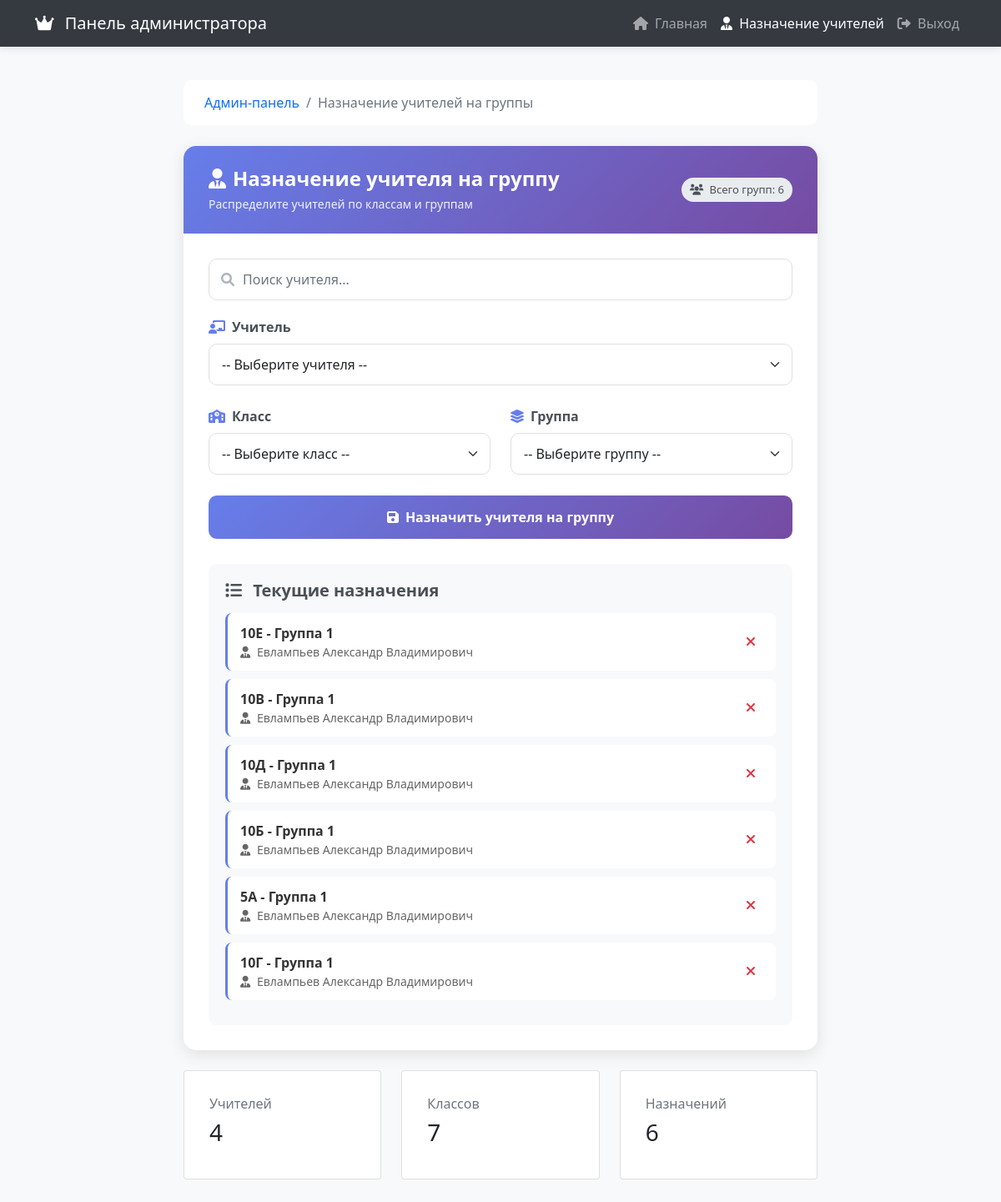
Screenshot of /users/admin/assign-teacher/ (signed in) with the database file from the repository.
### users_app/models.py (models this page shows, shortened)
class Group(models.Model):
    GROUP_NUMBERS = (
        (1, 'Группа 1'),
        (2, 'Группа 2'),
    )
    school_class = models.ForeignKey(SchoolClass, on_delete=models.CASCADE, related_name='groups')
    number = models.IntegerField('Номер группы', choices=GROUP_NUMBERS)
    teacher = models.ForeignKey(
        get_user_model(),
        on_delete=models.SET_NULL,
        null=True,
        blank=True,
        related_name='teacher_groups',
        limit_choices_to={'user_type': 'teacher'}
    )
    class Meta:
        verbose_name = 'Группа'
        verbose_name_plural = 'Группы'
        unique_together = ['school_class', 'number']

class SchoolClass(models.Model):
    number = models.IntegerField('Номер класса', validators=[MinValueValidator(1), MaxValueValidator(11)])
    letter = models.CharField('Буква класса', max_length=2)  # А, Б, В и т.д.
    class Meta:
        verbose_name = 'Класс'
        verbose_name_plural = 'Классы'
        unique_together = ['number', 'letter']

class User(AbstractUser):
    USER_TYPES = (
        ('teacher', 'Учитель'),
        ('student', 'Ученик'),
    )
    user_type = models.CharField(max_length=10, choices=USER_TYPES, default='student')
    middle_name = models.CharField('Отчество', max_length=50, blank=True)
    class Meta:
        verbose_name = 'Пользователь'
        verbose_name_plural = 'Пользователи'

### users_app/views.py (the view)
# urls.py: path('admin/assign-teacher/', views.assign_teacher, name='assign_teacher'),
@staff_member_required
def assign_teacher(request):
    if request.method == 'POST':
        form = AssignTeacherForm(request.POST)
        if form.is_valid():
            teacher = form.cleaned_data['teacher']
            school_class = form.cleaned_data['school_class']
            group_number = form.cleaned_data['group_number']
            group, created = Group.objects.get_or_create(
                school_class=school_class,
                number=group_number,
                defaults={'teacher': teacher}
            )
            if not created:
                old_teacher = group.teacher
                group.teacher = teacher
                group.save()
                messages.success(request,
                                 f'Учитель {teacher.last_name} {teacher.first_name} назначен на группу {school_class.number}{school_class.letter} - {group_number}')
            else:
                messages.success(request,
                                 f'Группа создана и назначена учителю {teacher.last_name} {teacher.first_name}')
            return redirect('assign_teacher')
    else:
        form = AssignTeacherForm()
    teachers = User.objects.filter(user_type='teacher').select_related('teacher_profile')
    classes = SchoolClass.objects.all().order_by('number', 'letter')
    assignments = Group.objects.filter(teacher__isnull=False).select_related('school_class', 'teacher')
    context = {
        'form': form,
        'teachers': teachers,
        'classes': classes,
        'assignments': assignments,
        'teachers_count': teachers.count(),
        'classes_count': classes.count(),
        'total_groups': Group.objects.count(),
    }
    return render(request, 'users_app/assign_teacher.html', context)

### users_app/forms.py
class AssignTeacherForm(forms.Form):
    teacher = forms.ModelChoiceField(
        queryset=User.objects.filter(user_type='teacher'),
        label='Учитель'
    )
    school_class = forms.ModelChoiceField(
        queryset=SchoolClass.objects.all(),
        label='Класс'
    )
    group_number = forms.ChoiceField(
        choices=[(1, 'Группа 1'), (2, 'Группа 2')],
        label='Группа'
    )

### templates/users_app/assign_teacher.html (shortened to what this page needs)
<!DOCTYPE html>
<html lang="ru">
<head>
    <link href="https://cdn.jsdelivr.net/npm/bootstrap@5.1.3/dist/css/bootstrap.min.css" rel="stylesheet">
    <link rel="stylesheet" href="https://cdnjs.cloudflare.com/ajax/libs/font-awesome/6.0.0/css/all.min.css">
</head>
<body>
<nav class="navbar navbar-expand-lg admin-navbar navbar-dark">
    <div class="container">
        <a class="navbar-brand" href="{% url 'admin:index' %}">
            <i class="fas fa-crown me-2"></i>
            Панель администратора
        </a>
        <div class="collapse navbar-collapse" id="navbarNav">
            <ul class="navbar-nav ms-auto">
                <li class="nav-item">
                    <a class="nav-link" href="{% url 'admin:index' %}">
                        <i class="fas fa-home me-1"></i> Главная
                    </a>
                </li>
                <li class="nav-item">
                    <a class="nav-link active" href="{% url 'assign_teacher' %}">
                        <i class="fas fa-user-tie me-1"></i> Назначение учителей
                    </a>
                </li>
                <li class="nav-item">
                    <a class="nav-link" href="{% url 'logout' %}">
                        <i class="fas fa-sign-out-alt me-1"></i> Выход
                    </a>
                </li>
            </ul>
        </div>
    </div>
</nav>
<div class="admin-container">
    <nav aria-label="breadcrumb">
        <ol class="breadcrumb">
            <li class="breadcrumb-item"><a href="{% url 'admin:index' %}" class="text-decoration-none">Админ-панель</a>
            </li>
            <li class="breadcrumb-item active" aria-current="page">Назначение учителей на группы</li>
        </ol>
    </nav>
    <div class="admin-card">
        <div class="card-header">
            <div class="d-flex justify-content-between align-items-center">
                <div>
                    <h2><i class="fas fa-user-tie me-2"></i>Назначение учителя на группу</h2>
                    <p>Распределите учителей по классам и группам</p>
                </div>
                <span class="stats-badge">
                        <i class="fas fa-users me-1"></i> Всего групп: {{ total_groups|default:"0" }}
                    </span>
            </div>
        </div>
        <div class="card-body">
            <form method="post" action="{% url 'assign_teacher' %}" id="assignForm">
                <div class="search-box">
                    <i class="fas fa-search"></i>
                    <input type="text" class="form-control" id="teacherSearch" placeholder="Поиск учителя...">
                </div>
                <div class="form-group">
                    <label class="form-label">
                        <i class="fas fa-chalkboard-teacher"></i>Учитель
                    </label>
                    <select name="teacher" class="form-select" required>
                        <option value="">-- Выберите учителя --</option>
                    </select>
                </div>
                <div class="row">
                    <div class="col-md-6">
                        <div class="form-group">
                            <label class="form-label">
                                <i class="fas fa-school"></i>Класс
                            </label>
                            <select name="school_class" class="form-select" required>
                                <option value="">-- Выберите класс --</option>
                            </select>
                        </div>
                    </div>
                    <div class="col-md-6">
                        <div class="form-group">
                            <label class="form-label">
                                <i class="fas fa-layer-group"></i>Группа
                            </label>
                            <select name="group_number" class="form-select" required>
                                <option value="">-- Выберите группу --</option>
                            </select>
                        </div>
                    </div>
                </div>
                <button type="submit" class="btn-submit" id="submitBtn">
                    <i class="fas fa-save me-2"></i>Назначить учителя на группу
                </button>
            </form>
            <div class="current-assignments">
                <h5>
                    <i class="fas fa-list me-2"></i>
                    Текущие назначения
                </h5>
                {% if assignments %}
                    {% for assignment in assignments %}
                        <div class="assignment-item" id="assignment-{{ assignment.id }}">
                            <div class="assignment-info">
                                <div class="assignment-class">
                                    {{ assignment.school_class.number }}{{ assignment.school_class.letter }} -
                                    Группа {{ assignment.number }}
                                </div>
                                <div class="assignment-teacher">
                                    <i class="fas fa-user-tie me-1"></i>
                                    {{ assignment.teacher.last_name }} {{ assignment.teacher.first_name }}
                                    {% if assignment.teacher.middle_name %}
                                        {{ assignment.teacher.middle_name }}
                                    {% endif %}
                                </div>
                            </div>
                            <button class="btn-remove" onclick="removeAssignment({{ assignment.id }})"
                                    title="Удалить назначение">
                                <i class="fas fa-times"></i>
                            </button>
                        </div>
                    {% endfor %}
                {% else %}
                    <div class="text-center text-muted py-4">
                        <i class="fas fa-user-slash fa-3x mb-3"></i>
                        <p>Пока нет назначений</p>
                    </div>
                {% endif %}
            </div>
        </div>
    </div>
    <div class="row mt-4">
        <div class="col-md-4">
            <div class="card">
                <div class="card-body">
                    <h6 class="card-title text-muted">Учителей</h6>
                    <h3>{{ teachers_count|default:"0" }}</h3>
                </div>
            </div>
        </div>
        <div class="col-md-4">
            <div class="card">
                <div class="card-body">
                    <h6 class="card-title text-muted">Классов</h6>
                    <h3>{{ classes_count|default:"0" }}</h3>
                </div>
            </div>
        </div>
        <div class="col-md-4">
            <div class="card">
                <div class="card-body">
                    <h6 class="card-title text-muted">Назначений</h6>
                    <h3>{{ assignments|length|default:"0" }}</h3>
                </div>
            </div>
        </div>
    </div>
</div>
</body>
</html>

### templates/users_app/assign_teacher.html (style rules this page uses)
body { background: #f8f9fa; font-family: 'Segoe UI', Tahoma, Geneva, Verdana, sans-serif; }
.admin-navbar { background: #343a40; box-shadow: 0 2px 10px rgba(0, 0, 0, 0.1); }
.admin-container { max-width: 800px; margin: 40px auto; padding: 0 20px; }
.admin-card { background: white; border-radius: 15px; box-shadow: 0 5px 20px rgba(0, 0, 0, 0.1); overflow: hidden; }
.card-header { background: linear-gradient(135deg, #667eea 0%, #764ba2 100%); color: white; padding: 25px 30px; border-bottom: none; }
.card-header h2 { margin: 0; font-weight: 600; font-size: 24px; }
.card-header p { margin: 5px 0 0; opacity: 0.9; font-size: 14px; }
.card-body { padding: 30px; }
.form-group { margin-bottom: 25px; }
.form-label { font-weight: 600; color: #495057; margin-bottom: 8px; display: block; }
.form-label i { margin-right: 8px; color: #667eea; }
.form-control, .form-select { border-radius: 10px; padding: 12px 15px; border: 1px solid #e0e0e0; transition: all 0.3s; }
.btn-submit { background: linear-gradient(135deg, #667eea 0%, #764ba2 100%); color: white; border: none; border-radius: 10px; padding: 14px 30px; font-weight: 600; width: 100%; transition: transform 0.3s; }
.current-assignments { background: #f8f9fa; border-radius: 10px; padding: 20px; margin-top: 30px; }
.current-assignments h5 { color: #495057; margin-bottom: 15px; font-weight: 600; }
.assignment-item { background: white; border-radius: 8px; padding: 12px 15px; margin-bottom: 10px; border-left: 3px solid #667eea; display: flex; justify-content: space-between; align-items: center; }
.assignment-info { flex: 1; }
.assignment-class { font-weight: 600; color: #333; }
.assignment-teacher { color: #666; font-size: 14px; }
.btn-remove { color: #dc3545; background: none; border: none; padding: 5px 10px; border-radius: 5px; transition: all 0.3s; }
.breadcrumb { background: white; padding: 15px 25px; border-radius: 10px; margin-bottom: 25px; }
.stats-badge { background: #e9ecef; padding: 5px 10px; border-radius: 20px; font-size: 13px; color: #495057; }
.search-box { position: relative; margin-bottom: 20px; }
.search-box i { position: absolute; left: 15px; top: 50%; transform: translateY(-50%); color: #adb5bd; }
.search-box input { padding-left: 40px; }

### rows the page displays
Group: school_class.number "10", school_class.letter "Е", number "1", teacher.last_name "Евлампьев", teacher.first_name "Александр", teacher.middle_name "Владимирович"
Group: school_class.number "10", school_class.letter "В", number "1", teacher.last_name "Евлампьев", teacher.first_name "Александр", teacher.middle_name "Владимирович"
Group: school_class.number "10", school_class.letter "Д", number "1", teacher.last_name "Евлампьев", teacher.first_name "Александр", teacher.middle_name "Владимирович"
Group: school_class.number "10", school_class.letter "Б", number "1", teacher.last_name "Евлампьев", teacher.first_name "Александр", teacher.middle_name "Владимирович"
Group: school_class.number "5", school_class.letter "А", number "1", teacher.last_name "Евлампьев", teacher.first_name "Александр", teacher.middle_name "Владимирович"
Group: school_class.number "10", school_class.letter "Г", number "1", teacher.last_name "Евлампьев", teacher.first_name "Александр", teacher.middle_name "Владимирович"

### other values shown
{{ total_groups|default:"0" }} "6"
{{ teachers_count|default:"0" }} "4"
{{ classes_count|default:"0" }} "7"
{{ assignments|length|default:"0" }} "6"
